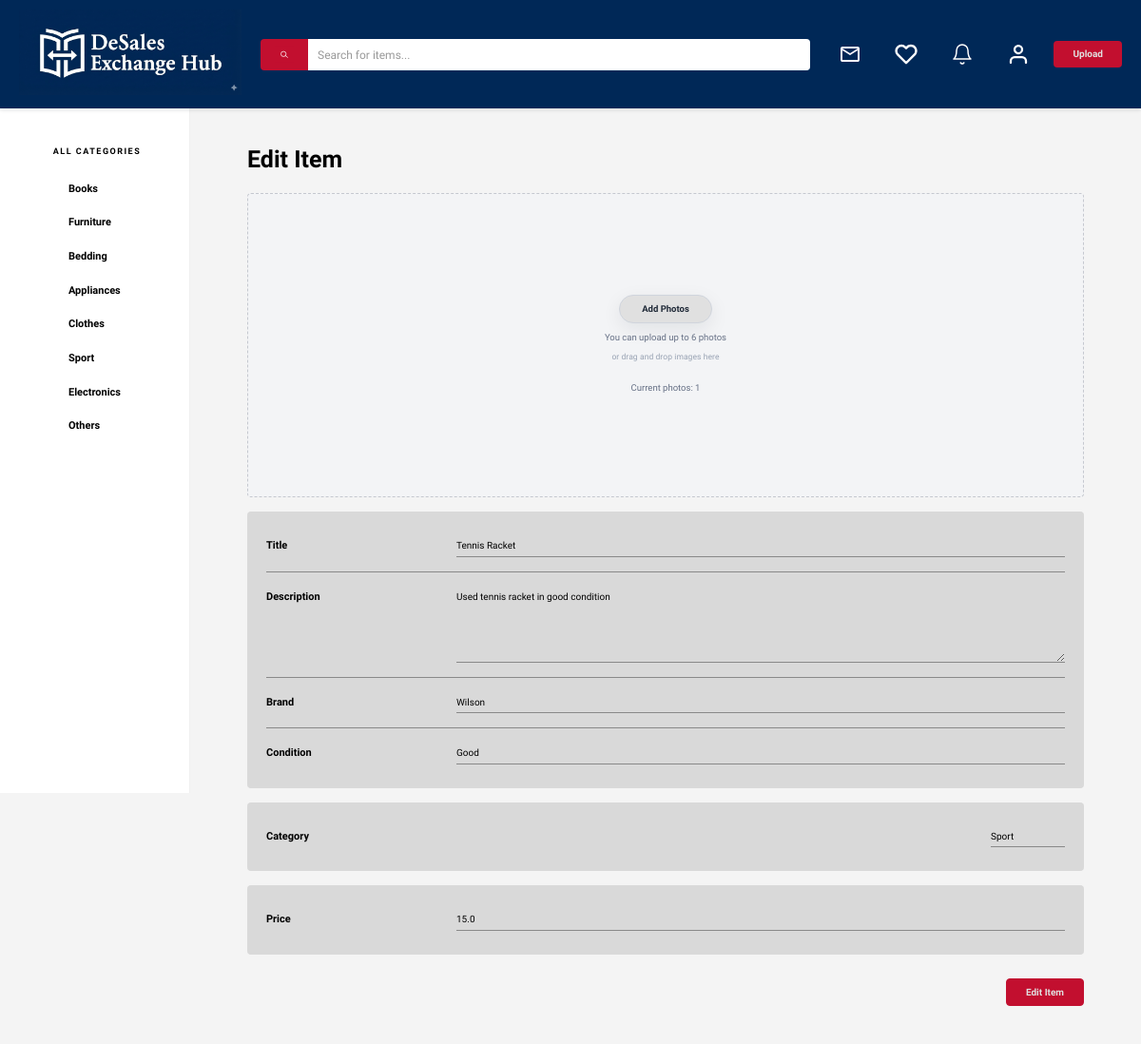
Screenshot of /item/5/edit (signed in) with the database file from the repository.
### models.py (models this page shows, shortened)
class Item(db.Model):
    id = db.Column(db.Integer, primary_key = True, autoincrement = True)
    name = db.Column(db.String(50), nullable = False)
    description = db.Column(db.String(400), nullable = False)
    condition = db.Column(db.String(20), nullable = True, default = "")
    brand = db.Column(db.String(50), nullable = True, default = "")
    price = db.Column(db.Float, nullable = False)
    category = db.Column(db.String(20), nullable = False)
    created_at = db.Column(db.DateTime, nullable = False, default = db.func.current_timestamp())
    user_id = db.Column(db.Integer, db.ForeignKey('user.id'), nullable = False)
    estado = db.Column(db.String(20), nullable = False, default = "active")
    images = db.relationship('ItemImage', backref='item', lazy=True)
    favorited_by = db.relationship('User', secondary='favorite', back_populates='favorite_items', lazy=True)

### app.py (the view, shortened to what this page needs)
@app.route("/item/<int:item_id>/edit", methods=["GET", "POST"])
def edit_item(item_id):
    user = get_current_user_from_session()
    if not user:
        return redirect(url_for("login"))
    item = Item.query.get_or_404(item_id)
    if item.user_id != user.id:
        flash('You cannot edit this item.', 'error')
        return redirect(url_for('item', item_id=item.id))
    return render_template('user/upload.html', edit_mode=True, item=item)

### app.py (called while the page is built, shortened)
def get_current_user_from_session():
    user_id = session.get("user_id")
    if user_id is not None:
        user = db.session.get(User, user_id)
        if user:
            session["user_id"] = user.id
            session["username"] = user.username
            return user

@app.context_processor
def inject_search_query():
    return {
        "current_search_query": request.args.get("q", "").strip(),
        "condition_labels": CONDITION_LABELS,
    }

### templates/user/upload.html (shortened to what this page needs)
{% extends 'base.html' %}
{% block content %}
<div class="upload-page">
    <h1 class="page-title">{{ 'Edit Item' if edit_mode else 'Upload an Item' }}</h1>
    <form class="upload-form" action="{{ url_for('edit_item', item_id=item.id) if edit_mode else url_for('upload') }}" method="POST" enctype="multipart/form-data">
        <div class="form-section photo-upload-section">
            <div class="upload-placeholder">
                <div class="upload-controls">
                    <button type="button" class="btn-select-photos">{{ 'Add Photos' if edit_mode else 'Upload Photos' }}</button>
                    <p class="upload-hint">You can upload up to 6 photos</p>
                    <p class="upload-drop-hint">or drag and drop images here</p>
                </div>
                {% if edit_mode and item.images %}
                    <p class="upload-hint">Current photos: {{ item.images|length }}</p>
                {% endif %}
            </div>
        </div>
        <div class="form-section info-section">
            <div class="form-group">
                <label for="title" class="form-label">Title</label>
                <input type="text" id="title" name="title" class="form-input" placeholder="What are you uploading?" value="{{ item.name if edit_mode else '' }}">
            </div>
            <div class="form-divider"></div>
            <div class="form-group">
                <label for="description" class="form-label">Description</label>
                <textarea id="description" name="description" class="form-input" placeholder="Tell us more about it" rows="4">{{ item.description if edit_mode else '' }}</textarea>
            </div>
            <div class="form-divider"></div>
             <div class="form-group">
                <label for="brand" class="form-label">Brand</label>
                <input type="text" id="brand" name="brand" class="form-input" placeholder="Enter the brand" value="{{ item.brand if edit_mode else '' }}">
             </div>
            <div class="form-divider"></div>
            <div class="form-group">
                <label for="condition" class="form-label">Condition</label>
                <select id="condition" name="condition" class="form-input">
                    <option value="good" {% if edit_mode and item.condition == 'good' %}selected{% endif %}>Good</option>
                </select>
            </div>
        </div>
        <div class="form-section category-section">
            <div class="form-group">
                <label for="category" class="form-label">Category</label>
                <div class="select-wrapper">
                    <select id="category" name="category" class="form-input">
                        <option value="sport" {% if edit_mode and item.category == 'sport' %}selected{% endif %}>Sport</option>
                    </select>
                </div>
            </div>
        </div>
        <div class="form-section price-section">
            <div class="form-group">
                <label for="price" class="form-label">Price</label>
                <input type="number" id="price" name="price" class="form-input" placeholder="$0.00" step="0.01" min="0" value="{{ item.price if edit_mode else '' }}">
            </div>
        </div>
        <div class="form-actions">
            <button type="submit" class="btn-upload">{{ 'Edit Item' if edit_mode else 'Upload' }}</button>
        </div>
    </form>
</div>
{% endblock %}

### rows the page displays
Item: title "Tennis Racket", description "Used tennis racket in good condition", brand "Wilson", condition "Good", category "Sport", price "15.0"

### other values shown
{{ 'Edit Item' if edit_mode else 'Upload an Item' }} "Edit Item"
{{ 'Add Photos' if edit_mode else 'Upload Photos' }} "Add Photos"
{{ item.images|length }} "1"
{{ 'Edit Item' if edit_mode else 'Upload' }} "Edit Item"
